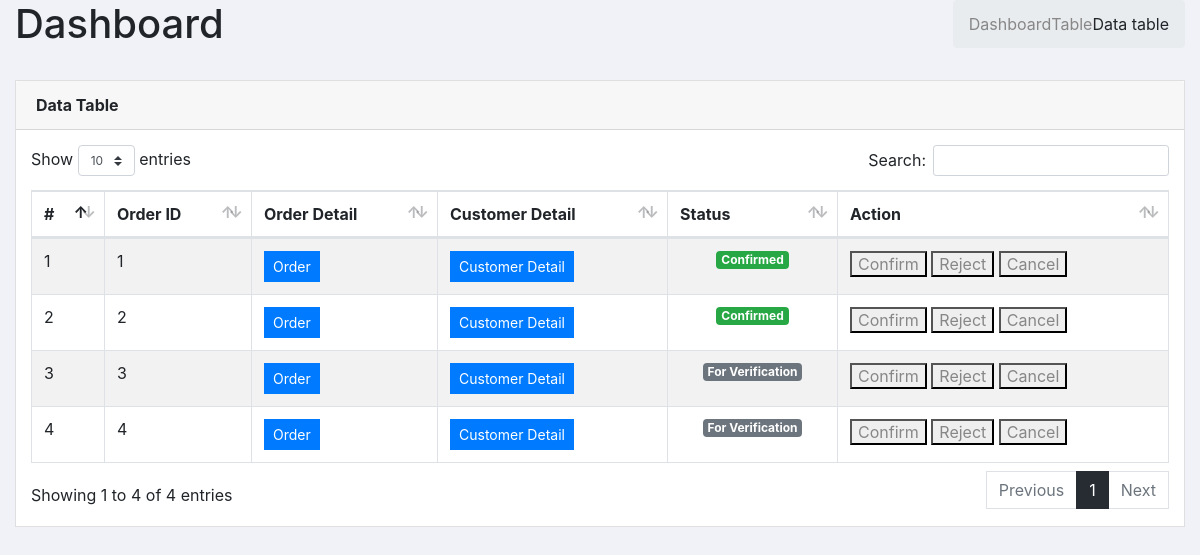
Screenshot of /admin/ordersnew.php with the database file from the repository.
### tables this page shows
CREATE TABLE `orders` (
  `id` int(30) NOT NULL,
  `name` text NOT NULL,
  `address` text NOT NULL,
  `mobile` text NOT NULL,
  `email` text NOT NULL,
  `status` tinyint(1) NOT NULL DEFAULT 0
);

### admin/ordersnew.php (the view, shortened to what this page needs)
<link rel="stylesheet" href="vendors/bootstrap/dist/css/bootstrap.min.css">
<link rel="stylesheet" href="vendors/font-awesome/css/font-awesome.min.css">
<link rel="stylesheet" href="vendors/themify-icons/css/themify-icons.css">
<link rel="stylesheet" href="vendors/flag-icon-css/css/flag-icon.min.css">
<link rel="stylesheet" href="vendors/selectFX/css/cs-skin-elastic.css">
<link rel="stylesheet" href="vendors/datatables.net-bs4/css/dataTables.bootstrap4.min.css">
<link rel="stylesheet" href="vendors/datatables.net-buttons-bs4/css/buttons.bootstrap4.min.css">
<link rel="stylesheet" href="assets/css/style.css">
<div class="breadcrumbs">
    <div class="col-sm-4">
        <div class="page-header float-left">
            <div class="page-title">
                <h1>Dashboard</h1>
            </div>
        </div>
    </div>
    <div class="col-sm-8">
        <div class="page-header float-right">
            <div class="page-title">
                <ol class="breadcrumb text-right">
                    <li><a href="#">Dashboard</a></li>
                    <li><a href="#">Table</a></li>
                    <li class="active">Data table</li>
                </ol>
            </div>
        </div>
    </div>
</div>
<div class="content mt-3">
    <div class="animated fadeIn">
        <div class="row">
            <div class="col-md-12">
                <div class="card">
                    <div class="card-header">
                        <strong class="card-title">Data Table</strong>
                    </div>
                    <div class="card-body">
                        <table id="bootstrap-data-table-export" class="table table-striped table-bordered">
                            <thead>
                                <tr>
                                    <th>#</th>
                                    <th>Order ID</th>
                                    <th>Order Detail</th>
                                    <th>Customer Detail</th>
                                    <th>Status</th>
                                    <th>Action</th>
                                </tr>
                            </thead>
                            <tbody>
                                <?php
                                $i = 1;
                                include 'db_connect.php';
                                $qry = $conn->query("SELECT * FROM orders ");
                                while ($row = $qry->fetch_assoc()) :
                                ?>
                                    <tr>
                                        <td><?php echo $i++ ?></td>
                                        <td><?php echo $row['id'] ?></td>
                                        <td><button class="btn btn-sm btn-primary view_order" data-id="<?php echo $row['id'] ?>">Order</button></td>
                                        <td><button class="btn btn-sm btn-primary view_customer" data-id="<?php echo $row['id'] ?>">Customer Detail</button></td>
                                        <?php if ($row['status'] == 1) : ?>
                                            <td class="text-center"><span class="badge badge-success">Confirmed</span></td>
                                        <?php elseif ($row['status'] == 2) : ?>
                                            <td class="text-center"><span class="badge badge-cancel">Cancel</span></td>
                                        <?php else : ?>
                                            <td class="text-center"><span class="badge badge-secondary">For Verification</span></td>
                                        <?php endif; ?>
                                        <td>
                                            <button class="ac_button" id="confirm_<?php echo $row['id'] ?>" type="button" onclick="confirm_order('<?php echo $row['id'] ?>')">Confirm</button>
                                            <button class="ac_button" id="reject_<?php echo $row['id'] ?>" type="button" onclick="reject_order('<?php echo $row['id'] ?>')">Reject</button>
                                            <button class="ac_button" id="delete_<?php echo $row['id'] ?>" type="button" onclick="cancel_order('<?php echo $row['id'] ?>')">Cancel</button>
                                        </td>
                                    </tr>
                                <?php endwhile; ?>
                            </tbody>
                        </table>
                    </div>
                </div>
            </div>
        </div>
    </div>
</div>

### rows the page displays
orders: id "1", status "Confirmed"
orders: id "2", status "Confirmed"
orders: id "3", status "For Verification"
orders: id "4", status "For Verification"
